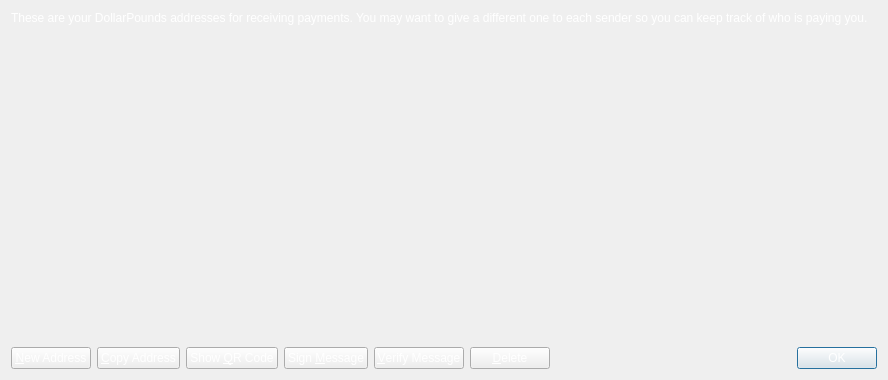
<?xml version="1.0" encoding="UTF-8"?>
<ui version="4.0">
 <class>AddressBookPage</class>
 <widget class="QWidget" name="AddressBookPage">
  <property name="geometry">
   <rect>
    <x>0</x>
    <y>0</y>
    <width>888</width>
    <height>380</height>
   </rect>
  </property>
  <property name="palette">
   <palette>
    <active>
     <colorrole role="WindowText">
      <brush brushstyle="SolidPattern">
       <color alpha="255">
        <red>255</red>
        <green>255</green>
        <blue>255</blue>
       </color>
      </brush>
     </colorrole>
     <colorrole role="Text">
      <brush brushstyle="SolidPattern">
       <color alpha="255">
        <red>255</red>
        <green>255</green>
        <blue>255</blue>
       </color>
      </brush>
     </colorrole>
     <colorrole role="ButtonText">
      <brush brushstyle="SolidPattern">
       <color alpha="255">
        <red>255</red>
        <green>255</green>
        <blue>255</blue>
       </color>
      </brush>
     </colorrole>
     <colorrole role="Highlight">
      <brush brushstyle="SolidPattern">
       <color alpha="255">
        <red>255</red>
        <green>255</green>
        <blue>255</blue>
       </color>
      </brush>
     </colorrole>
    </active>
    <inactive>
     <colorrole role="WindowText">
      <brush brushstyle="SolidPattern">
       <color alpha="255">
        <red>255</red>
        <green>255</green>
        <blue>255</blue>
       </color>
      </brush>
     </colorrole>
     <colorrole role="Text">
      <brush brushstyle="SolidPattern">
       <color alpha="255">
        <red>255</red>
        <green>255</green>
        <blue>255</blue>
       </color>
      </brush>
     </colorrole>
     <colorrole role="ButtonText">
      <brush brushstyle="SolidPattern">
       <color alpha="255">
        <red>255</red>
        <green>255</green>
        <blue>255</blue>
       </color>
      </brush>
     </colorrole>
     <colorrole role="Highlight">
      <brush brushstyle="SolidPattern">
       <color alpha="255">
        <red>255</red>
        <green>255</green>
        <blue>255</blue>
       </color>
      </brush>
     </colorrole>
    </inactive>
    <disabled>
     <colorrole role="WindowText">
      <brush brushstyle="SolidPattern">
       <color alpha="255">
        <red>255</red>
        <green>255</green>
        <blue>255</blue>
       </color>
      </brush>
     </colorrole>
     <colorrole role="Text">
      <brush brushstyle="SolidPattern">
       <color alpha="255">
        <red>255</red>
        <green>255</green>
        <blue>255</blue>
       </color>
      </brush>
     </colorrole>
     <colorrole role="ButtonText">
      <brush brushstyle="SolidPattern">
       <color alpha="255">
        <red>255</red>
        <green>255</green>
        <blue>255</blue>
       </color>
      </brush>
     </colorrole>
     <colorrole role="Highlight">
      <brush brushstyle="SolidPattern">
       <color alpha="255">
        <red>195</red>
        <green>195</green>
        <blue>195</blue>
       </color>
      </brush>
     </colorrole>
    </disabled>
   </palette>
  </property>
  <property name="windowTitle">
   <string>Address Book</string>
  </property>
  <property name="styleSheet">
   <string notr="true">background-image: url(:/images/back);
color: rgb(255, 255, 255);</string>
  </property>
  <layout class="QVBoxLayout" name="verticalLayout">
   <item>
    <widget class="QLabel" name="labelExplanation">
     <property name="palette">
      <palette>
       <active>
        <colorrole role="WindowText">
         <brush brushstyle="SolidPattern">
          <color alpha="255">
           <red>255</red>
           <green>255</green>
           <blue>255</blue>
          </color>
         </brush>
        </colorrole>
        <colorrole role="Text">
         <brush brushstyle="SolidPattern">
          <color alpha="255">
           <red>255</red>
           <green>255</green>
           <blue>255</blue>
          </color>
         </brush>
        </colorrole>
        <colorrole role="ButtonText">
         <brush brushstyle="SolidPattern">
          <color alpha="255">
           <red>255</red>
           <green>255</green>
           <blue>255</blue>
          </color>
         </brush>
        </colorrole>
       </active>
       <inactive>
        <colorrole role="WindowText">
         <brush brushstyle="SolidPattern">
          <color alpha="255">
           <red>255</red>
           <green>255</green>
           <blue>255</blue>
          </color>
         </brush>
        </colorrole>
        <colorrole role="Text">
         <brush brushstyle="SolidPattern">
          <color alpha="255">
           <red>255</red>
           <green>255</green>
           <blue>255</blue>
          </color>
         </brush>
        </colorrole>
        <colorrole role="ButtonText">
         <brush brushstyle="SolidPattern">
          <color alpha="255">
           <red>255</red>
           <green>255</green>
           <blue>255</blue>
          </color>
         </brush>
        </colorrole>
       </inactive>
       <disabled>
        <colorrole role="WindowText">
         <brush brushstyle="SolidPattern">
          <color alpha="255">
           <red>255</red>
           <green>255</green>
           <blue>255</blue>
          </color>
         </brush>
        </colorrole>
        <colorrole role="Text">
         <brush brushstyle="SolidPattern">
          <color alpha="255">
           <red>255</red>
           <green>255</green>
           <blue>255</blue>
          </color>
         </brush>
        </colorrole>
        <colorrole role="ButtonText">
         <brush brushstyle="SolidPattern">
          <color alpha="255">
           <red>255</red>
           <green>255</green>
           <blue>255</blue>
          </color>
         </brush>
        </colorrole>
       </disabled>
      </palette>
     </property>
     <property name="text">
      <string>These are your DollarPounds addresses for receiving payments. You may want to give a different one to each sender so you can keep track of who is paying you.</string>
     </property>
     <property name="textFormat">
      <enum>Qt::PlainText</enum>
     </property>
     <property name="wordWrap">
      <bool>true</bool>
     </property>
    </widget>
   </item>
   <item>
    <widget class="QTableView" name="tableView">
     <property name="palette">
      <palette>
       <active>
        <colorrole role="WindowText">
         <brush brushstyle="SolidPattern">
          <color alpha="255">
           <red>255</red>
           <green>255</green>
           <blue>255</blue>
          </color>
         </brush>
        </colorrole>
        <colorrole role="Button">
         <brush brushstyle="SolidPattern">
          <color alpha="0">
           <red>0</red>
           <green>0</green>
           <blue>0</blue>
          </color>
         </brush>
        </colorrole>
        <colorrole role="Midlight">
         <brush brushstyle="SolidPattern">
          <color alpha="255">
           <red>255</red>
           <green>255</green>
           <blue>255</blue>
          </color>
         </brush>
        </colorrole>
        <colorrole role="Dark">
         <brush brushstyle="SolidPattern">
          <color alpha="255">
           <red>255</red>
           <green>255</green>
           <blue>255</blue>
          </color>
         </brush>
        </colorrole>
        <colorrole role="Mid">
         <brush brushstyle="SolidPattern">
          <color alpha="255">
           <red>255</red>
           <green>255</green>
           <blue>255</blue>
          </color>
         </brush>
        </colorrole>
        <colorrole role="Text">
         <brush brushstyle="SolidPattern">
          <color alpha="255">
           <red>255</red>
           <green>255</green>
           <blue>255</blue>
          </color>
         </brush>
        </colorrole>
        <colorrole role="ButtonText">
         <brush brushstyle="SolidPattern">
          <color alpha="255">
           <red>255</red>
           <green>255</green>
           <blue>255</blue>
          </color>
         </brush>
        </colorrole>
        <colorrole role="Base">
         <brush brushstyle="NoBrush">
          <color alpha="255">
           <red>0</red>
           <green>0</green>
           <blue>0</blue>
          </color>
         </brush>
        </colorrole>
        <colorrole role="Window">
         <brush brushstyle="SolidPattern">
          <color alpha="0">
           <red>0</red>
           <green>0</green>
           <blue>0</blue>
          </color>
         </brush>
        </colorrole>
        <colorrole role="Highlight">
         <brush brushstyle="SolidPattern">
          <color alpha="0">
           <red>255</red>
           <green>255</green>
           <blue>255</blue>
          </color>
         </brush>
        </colorrole>
        <colorrole role="HighlightedText">
         <brush brushstyle="SolidPattern">
          <color alpha="255">
           <red>170</red>
           <green>0</green>
           <blue>0</blue>
          </color>
         </brush>
        </colorrole>
        <colorrole role="AlternateBase">
         <brush brushstyle="SolidPattern">
          <color alpha="0">
           <red>255</red>
           <green>255</green>
           <blue>255</blue>
          </color>
         </brush>
        </colorrole>
       </active>
       <inactive>
        <colorrole role="WindowText">
         <brush brushstyle="SolidPattern">
          <color alpha="255">
           <red>255</red>
           <green>255</green>
           <blue>255</blue>
          </color>
         </brush>
        </colorrole>
        <colorrole role="Button">
         <brush brushstyle="SolidPattern">
          <color alpha="0">
           <red>0</red>
           <green>0</green>
           <blue>0</blue>
          </color>
         </brush>
        </colorrole>
        <colorrole role="Midlight">
         <brush brushstyle="SolidPattern">
          <color alpha="255">
           <red>255</red>
           <green>255</green>
           <blue>255</blue>
          </color>
         </brush>
        </colorrole>
        <colorrole role="Dark">
         <brush brushstyle="SolidPattern">
          <color alpha="255">
           <red>255</red>
           <green>255</green>
           <blue>255</blue>
          </color>
         </brush>
        </colorrole>
        <colorrole role="Mid">
         <brush brushstyle="SolidPattern">
          <color alpha="255">
           <red>255</red>
           <green>255</green>
           <blue>255</blue>
          </color>
         </brush>
        </colorrole>
        <colorrole role="Text">
         <brush brushstyle="SolidPattern">
          <color alpha="255">
           <red>255</red>
           <green>255</green>
           <blue>255</blue>
          </color>
         </brush>
        </colorrole>
        <colorrole role="ButtonText">
         <brush brushstyle="SolidPattern">
          <color alpha="255">
           <red>255</red>
           <green>255</green>
           <blue>255</blue>
          </color>
         </brush>
        </colorrole>
        <colorrole role="Base">
         <brush brushstyle="NoBrush">
          <color alpha="255">
           <red>0</red>
           <green>0</green>
           <blue>0</blue>
          </color>
         </brush>
        </colorrole>
        <colorrole role="Window">
         <brush brushstyle="SolidPattern">
          <color alpha="0">
           <red>0</red>
           <green>0</green>
           <blue>0</blue>
          </color>
         </brush>
        </colorrole>
        <colorrole role="Highlight">
         <brush brushstyle="SolidPattern">
          <color alpha="0">
           <red>255</red>
           <green>255</green>
           <blue>255</blue>
          </color>
         </brush>
        </colorrole>
        <colorrole role="HighlightedText">
         <brush brushstyle="SolidPattern">
          <color alpha="255">
           <red>170</red>
           <green>0</green>
           <blue>0</blue>
          </color>
         </brush>
        </colorrole>
        <colorrole role="AlternateBase">
         <brush brushstyle="SolidPattern">
          <color alpha="0">
           <red>255</red>
           <green>255</green>
           <blue>255</blue>
          </color>
         </brush>
        </colorrole>
       </inactive>
       <disabled>
        <colorrole role="WindowText">
         <brush brushstyle="SolidPattern">
          <color alpha="255">
           <red>255</red>
           <green>255</green>
           <blue>255</blue>
          </color>
         </brush>
        </colorrole>
        <colorrole role="Button">
         <brush brushstyle="SolidPattern">
          <color alpha="0">
           <red>0</red>
           <green>0</green>
           <blue>0</blue>
          </color>
         </brush>
        </colorrole>
        <colorrole role="Midlight">
         <brush brushstyle="SolidPattern">
          <color alpha="255">
           <red>255</red>
           <green>255</green>
           <blue>255</blue>
          </color>
         </brush>
        </colorrole>
        <colorrole role="Dark">
         <brush brushstyle="SolidPattern">
          <color alpha="255">
           <red>255</red>
           <green>255</green>
           <blue>255</blue>
          </color>
         </brush>
        </colorrole>
        <colorrole role="Mid">
         <brush brushstyle="SolidPattern">
          <color alpha="255">
           <red>255</red>
           <green>255</green>
           <blue>255</blue>
          </color>
         </brush>
        </colorrole>
        <colorrole role="Text">
         <brush brushstyle="SolidPattern">
          <color alpha="255">
           <red>255</red>
           <green>255</green>
           <blue>255</blue>
          </color>
         </brush>
        </colorrole>
        <colorrole role="ButtonText">
         <brush brushstyle="SolidPattern">
          <color alpha="255">
           <red>255</red>
           <green>255</green>
           <blue>255</blue>
          </color>
         </brush>
        </colorrole>
        <colorrole role="Base">
         <brush brushstyle="NoBrush">
          <color alpha="255">
           <red>0</red>
           <green>0</green>
           <blue>0</blue>
          </color>
         </brush>
        </colorrole>
        <colorrole role="Window">
         <brush brushstyle="SolidPattern">
          <color alpha="0">
           <red>0</red>
           <green>0</green>
           <blue>0</blue>
          </color>
         </brush>
        </colorrole>
        <colorrole role="Highlight">
         <brush brushstyle="SolidPattern">
          <color alpha="0">
           <red>255</red>
           <green>255</green>
           <blue>255</blue>
          </color>
         </brush>
        </colorrole>
        <colorrole role="HighlightedText">
         <brush brushstyle="SolidPattern">
          <color alpha="255">
           <red>170</red>
           <green>0</green>
           <blue>0</blue>
          </color>
         </brush>
        </colorrole>
        <colorrole role="AlternateBase">
         <brush brushstyle="SolidPattern">
          <color alpha="0">
           <red>255</red>
           <green>255</green>
           <blue>255</blue>
          </color>
         </brush>
        </colorrole>
       </disabled>
      </palette>
     </property>
     <property name="contextMenuPolicy">
      <enum>Qt::CustomContextMenu</enum>
     </property>
     <property name="toolTip">
      <string>&lt;html&gt;&lt;head/&gt;&lt;body&gt;&lt;p&gt;&lt;span style=&quot; color:#ff0000;&quot;&gt;Double-click to edit address or label&lt;/span&gt;&lt;/p&gt;&lt;/body&gt;&lt;/html&gt;</string>
     </property>
     <property name="autoFillBackground">
      <bool>true</bool>
     </property>
     <property name="styleSheet">
      <string notr="true">background: transparent;
color: rgb(255, 255, 255);</string>
     </property>
     <property name="tabKeyNavigation">
      <bool>false</bool>
     </property>
     <property name="alternatingRowColors">
      <bool>true</bool>
     </property>
     <property name="selectionMode">
      <enum>QAbstractItemView::SingleSelection</enum>
     </property>
     <property name="selectionBehavior">
      <enum>QAbstractItemView::SelectRows</enum>
     </property>
     <property name="sortingEnabled">
      <bool>true</bool>
     </property>
     <attribute name="verticalHeaderVisible">
      <bool>false</bool>
     </attribute>
    </widget>
   </item>
   <item>
    <layout class="QHBoxLayout" name="horizontalLayout">
     <item>
      <widget class="QPushButton" name="newAddressButton">
       <property name="palette">
        <palette>
         <active>
          <colorrole role="WindowText">
           <brush brushstyle="SolidPattern">
            <color alpha="255">
             <red>255</red>
             <green>255</green>
             <blue>255</blue>
            </color>
           </brush>
          </colorrole>
          <colorrole role="Text">
           <brush brushstyle="SolidPattern">
            <color alpha="255">
             <red>255</red>
             <green>255</green>
             <blue>255</blue>
            </color>
           </brush>
          </colorrole>
          <colorrole role="ButtonText">
           <brush brushstyle="SolidPattern">
            <color alpha="255">
             <red>255</red>
             <green>255</green>
             <blue>255</blue>
            </color>
           </brush>
          </colorrole>
          <colorrole role="Highlight">
           <brush brushstyle="SolidPattern">
            <color alpha="255">
             <red>170</red>
             <green>0</green>
             <blue>0</blue>
            </color>
           </brush>
          </colorrole>
         </active>
         <inactive>
          <colorrole role="WindowText">
           <brush brushstyle="SolidPattern">
            <color alpha="255">
             <red>255</red>
             <green>255</green>
             <blue>255</blue>
            </color>
           </brush>
          </colorrole>
          <colorrole role="Text">
           <brush brushstyle="SolidPattern">
            <color alpha="255">
             <red>255</red>
             <green>255</green>
             <blue>255</blue>
            </color>
           </brush>
          </colorrole>
          <colorrole role="ButtonText">
           <brush brushstyle="SolidPattern">
            <color alpha="255">
             <red>255</red>
             <green>255</green>
             <blue>255</blue>
            </color>
           </brush>
          </colorrole>
          <colorrole role="Highlight">
           <brush brushstyle="SolidPattern">
            <color alpha="255">
             <red>170</red>
             <green>0</green>
             <blue>0</blue>
            </color>
           </brush>
          </colorrole>
         </inactive>
         <disabled>
          <colorrole role="WindowText">
           <brush brushstyle="SolidPattern">
            <color alpha="255">
             <red>255</red>
             <green>255</green>
             <blue>255</blue>
            </color>
           </brush>
          </colorrole>
          <colorrole role="Text">
           <brush brushstyle="SolidPattern">
            <color alpha="255">
             <red>255</red>
             <green>255</green>
             <blue>255</blue>
            </color>
           </brush>
          </colorrole>
          <colorrole role="ButtonText">
           <brush brushstyle="SolidPattern">
            <color alpha="255">
             <red>255</red>
             <green>255</green>
             <blue>255</blue>
            </color>
           </brush>
          </colorrole>
          <colorrole role="Highlight">
           <brush brushstyle="SolidPattern">
            <color alpha="255">
             <red>195</red>
             <green>195</green>
             <blue>195</blue>
            </color>
           </brush>
          </colorrole>
         </disabled>
        </palette>
       </property>
       <property name="toolTip">
        <string>Create a new address</string>
       </property>
       <property name="text">
        <string>&amp;New Address</string>
       </property>
       <property name="icon">
        <iconset resource="../bitcoin.qrc">
         <normaloff>:/icons/add</normaloff>:/icons/add</iconset>
       </property>
      </widget>
     </item>
     <item>
      <widget class="QPushButton" name="copyToClipboard">
       <property name="palette">
        <palette>
         <active>
          <colorrole role="WindowText">
           <brush brushstyle="SolidPattern">
            <color alpha="255">
             <red>255</red>
             <green>255</green>
             <blue>255</blue>
            </color>
           </brush>
          </colorrole>
          <colorrole role="Text">
           <brush brushstyle="SolidPattern">
            <color alpha="255">
             <red>255</red>
             <green>255</green>
             <blue>255</blue>
            </color>
           </brush>
          </colorrole>
          <colorrole role="ButtonText">
           <brush brushstyle="SolidPattern">
            <color alpha="255">
             <red>255</red>
             <green>255</green>
             <blue>255</blue>
            </color>
           </brush>
          </colorrole>
         </active>
         <inactive>
          <colorrole role="WindowText">
           <brush brushstyle="SolidPattern">
            <color alpha="255">
             <red>255</red>
             <green>255</green>
             <blue>255</blue>
            </color>
           </brush>
          </colorrole>
          <colorrole role="Text">
           <brush brushstyle="SolidPattern">
            <color alpha="255">
             <red>255</red>
             <green>255</green>
             <blue>255</blue>
            </color>
           </brush>
          </colorrole>
          <colorrole role="ButtonText">
           <brush brushstyle="SolidPattern">
            <color alpha="255">
             <red>255</red>
             <green>255</green>
             <blue>255</blue>
            </color>
           </brush>
          </colorrole>
         </inactive>
         <disabled>
          <colorrole role="WindowText">
           <brush brushstyle="SolidPattern">
            <color alpha="255">
             <red>255</red>
             <green>255</green>
             <blue>255</blue>
            </color>
           </brush>
          </colorrole>
          <colorrole role="Text">
           <brush brushstyle="SolidPattern">
            <color alpha="255">
             <red>255</red>
             <green>255</green>
             <blue>255</blue>
            </color>
           </brush>
          </colorrole>
          <colorrole role="ButtonText">
           <brush brushstyle="SolidPattern">
            <color alpha="255">
             <red>255</red>
             <green>255</green>
             <blue>255</blue>
            </color>
           </brush>
          </colorrole>
         </disabled>
        </palette>
       </property>
       <property name="toolTip">
        <string>Copy the currently selected address to the system clipboard</string>
       </property>
       <property name="text">
        <string>&amp;Copy Address</string>
       </property>
       <property name="icon">
        <iconset resource="../bitcoin.qrc">
         <normaloff>:/icons/editcopy</normaloff>:/icons/editcopy</iconset>
       </property>
      </widget>
     </item>
     <item>
      <widget class="QPushButton" name="showQRCode">
       <property name="palette">
        <palette>
         <active>
          <colorrole role="WindowText">
           <brush brushstyle="SolidPattern">
            <color alpha="255">
             <red>255</red>
             <green>255</green>
             <blue>255</blue>
            </color>
           </brush>
          </colorrole>
          <colorrole role="Text">
           <brush brushstyle="SolidPattern">
            <color alpha="255">
             <red>255</red>
             <green>255</green>
             <blue>255</blue>
            </color>
           </brush>
          </colorrole>
          <colorrole role="ButtonText">
           <brush brushstyle="SolidPattern">
            <color alpha="255">
             <red>255</red>
             <green>255</green>
             <blue>255</blue>
            </color>
           </brush>
          </colorrole>
         </active>
         <inactive>
          <colorrole role="WindowText">
           <brush brushstyle="SolidPattern">
            <color alpha="255">
             <red>255</red>
             <green>255</green>
             <blue>255</blue>
            </color>
           </brush>
          </colorrole>
          <colorrole role="Text">
           <brush brushstyle="SolidPattern">
            <color alpha="255">
             <red>255</red>
             <green>255</green>
             <blue>255</blue>
            </color>
           </brush>
          </colorrole>
          <colorrole role="ButtonText">
           <brush brushstyle="SolidPattern">
            <color alpha="255">
             <red>255</red>
             <green>255</green>
             <blue>255</blue>
            </color>
           </brush>
          </colorrole>
         </inactive>
         <disabled>
          <colorrole role="WindowText">
           <brush brushstyle="SolidPattern">
            <color alpha="255">
             <red>255</red>
             <green>255</green>
             <blue>255</blue>
            </color>
           </brush>
          </colorrole>
          <colorrole role="Text">
           <brush brushstyle="SolidPattern">
            <color alpha="255">
             <red>255</red>
             <green>255</green>
             <blue>255</blue>
            </color>
           </brush>
          </colorrole>
          <colorrole role="ButtonText">
           <brush brushstyle="SolidPattern">
            <color alpha="255">
             <red>255</red>
             <green>255</green>
             <blue>255</blue>
            </color>
           </brush>
          </colorrole>
         </disabled>
        </palette>
       </property>
       <property name="text">
        <string>Show &amp;QR Code</string>
       </property>
       <property name="icon">
        <iconset resource="../bitcoin.qrc">
         <normaloff>:/icons/qrcode</normaloff>:/icons/qrcode</iconset>
       </property>
      </widget>
     </item>
     <item>
      <widget class="QPushButton" name="signMessage">
       <property name="palette">
        <palette>
         <active>
          <colorrole role="WindowText">
           <brush brushstyle="SolidPattern">
            <color alpha="255">
             <red>255</red>
             <green>255</green>
             <blue>255</blue>
            </color>
           </brush>
          </colorrole>
          <colorrole role="Text">
           <brush brushstyle="SolidPattern">
            <color alpha="255">
             <red>255</red>
             <green>255</green>
             <blue>255</blue>
            </color>
           </brush>
          </colorrole>
          <colorrole role="ButtonText">
           <brush brushstyle="SolidPattern">
            <color alpha="255">
             <red>255</red>
             <green>255</green>
             <blue>255</blue>
            </color>
           </brush>
          </colorrole>
         </active>
         <inactive>
          <colorrole role="WindowText">
           <brush brushstyle="SolidPattern">
            <color alpha="255">
             <red>255</red>
             <green>255</green>
             <blue>255</blue>
            </color>
           </brush>
          </colorrole>
          <colorrole role="Text">
           <brush brushstyle="SolidPattern">
            <color alpha="255">
             <red>255</red>
             <green>255</green>
             <blue>255</blue>
            </color>
           </brush>
          </colorrole>
          <colorrole role="ButtonText">
           <brush brushstyle="SolidPattern">
            <color alpha="255">
             <red>255</red>
             <green>255</green>
             <blue>255</blue>
            </color>
           </brush>
          </colorrole>
         </inactive>
         <disabled>
          <colorrole role="WindowText">
           <brush brushstyle="SolidPattern">
            <color alpha="255">
             <red>255</red>
             <green>255</green>
             <blue>255</blue>
            </color>
           </brush>
          </colorrole>
          <colorrole role="Text">
           <brush brushstyle="SolidPattern">
            <color alpha="255">
             <red>255</red>
             <green>255</green>
             <blue>255</blue>
            </color>
           </brush>
          </colorrole>
          <colorrole role="ButtonText">
           <brush brushstyle="SolidPattern">
            <color alpha="255">
             <red>255</red>
             <green>255</green>
             <blue>255</blue>
            </color>
           </brush>
          </colorrole>
         </disabled>
        </palette>
       </property>
       <property name="toolTip">
        <string>Sign a message to prove you own a DollarPounds address</string>
       </property>
       <property name="text">
        <string>Sign &amp;Message</string>
       </property>
       <property name="icon">
        <iconset resource="../bitcoin.qrc">
         <normaloff>:/icons/edit</normaloff>:/icons/edit</iconset>
       </property>
      </widget>
     </item>
     <item>
      <widget class="QPushButton" name="verifyMessage">
       <property name="palette">
        <palette>
         <active>
          <colorrole role="WindowText">
           <brush brushstyle="SolidPattern">
            <color alpha="255">
             <red>255</red>
             <green>255</green>
             <blue>255</blue>
            </color>
           </brush>
          </colorrole>
          <colorrole role="Text">
           <brush brushstyle="SolidPattern">
            <color alpha="255">
             <red>255</red>
             <green>255</green>
             <blue>255</blue>
            </color>
           </brush>
          </colorrole>
          <colorrole role="ButtonText">
           <brush brushstyle="SolidPattern">
            <color alpha="255">
             <red>255</red>
             <green>255</green>
             <blue>255</blue>
            </color>
           </brush>
          </colorrole>
         </active>
         <inactive>
          <colorrole role="WindowText">
           <brush brushstyle="SolidPattern">
            <color alpha="255">
             <red>255</red>
             <green>255</green>
             <blue>255</blue>
            </color>
           </brush>
          </colorrole>
          <colorrole role="Text">
           <brush brushstyle="SolidPattern">
            <color alpha="255">
             <red>255</red>
             <green>255</green>
             <blue>255</blue>
            </color>
           </brush>
          </colorrole>
          <colorrole role="ButtonText">
           <brush brushstyle="SolidPattern">
            <color alpha="255">
             <red>255</red>
             <green>255</green>
             <blue>255</blue>
            </color>
           </brush>
          </colorrole>
         </inactive>
         <disabled>
          <colorrole role="WindowText">
           <brush brushstyle="SolidPattern">
            <color alpha="255">
             <red>255</red>
             <green>255</green>
             <blue>255</blue>
            </color>
           </brush>
          </colorrole>
          <colorrole role="Text">
           <brush brushstyle="SolidPattern">
            <color alpha="255">
             <red>255</red>
             <green>255</green>
             <blue>255</blue>
            </color>
           </brush>
          </colorrole>
          <colorrole role="ButtonText">
           <brush brushstyle="SolidPattern">
            <color alpha="255">
             <red>255</red>
             <green>255</green>
             <blue>255</blue>
            </color>
           </brush>
          </colorrole>
         </disabled>
        </palette>
       </property>
       <property name="toolTip">
        <string>Verify a message to ensure it was signed with a specified DollarPounds address</string>
       </property>
       <property name="text">
        <string>&amp;Verify Message</string>
       </property>
       <property name="icon">
        <iconset resource="../bitcoin.qrc">
         <normaloff>:/icons/transaction_0</normaloff>:/icons/transaction_0</iconset>
       </property>
      </widget>
     </item>
     <item>
      <widget class="QPushButton" name="deleteButton">
       <property name="palette">
        <palette>
         <active>
          <colorrole role="WindowText">
           <brush brushstyle="SolidPattern">
            <color alpha="255">
             <red>255</red>
             <green>255</green>
             <blue>255</blue>
            </color>
           </brush>
          </colorrole>
          <colorrole role="Text">
           <brush brushstyle="SolidPattern">
            <color alpha="255">
             <red>255</red>
             <green>255</green>
             <blue>255</blue>
            </color>
           </brush>
          </colorrole>
          <colorrole role="ButtonText">
           <brush brushstyle="SolidPattern">
            <color alpha="255">
             <red>255</red>
             <green>255</green>
             <blue>255</blue>
            </color>
           </brush>
          </colorrole>
          <colorrole role="Highlight">
           <brush brushstyle="SolidPattern">
            <color alpha="255">
             <red>170</red>
             <green>0</green>
             <blue>0</blue>
            </color>
           </brush>
          </colorrole>
         </active>
         <inactive>
          <colorrole role="WindowText">
           <brush brushstyle="SolidPattern">
            <color alpha="255">
             <red>255</red>
             <green>255</green>
             <blue>255</blue>
            </color>
           </brush>
          </colorrole>
          <colorrole role="Text">
           <brush brushstyle="SolidPattern">
            <color alpha="255">
             <red>255</red>
             <green>255</green>
             <blue>255</blue>
            </color>
           </brush>
          </colorrole>
          <colorrole role="ButtonText">
           <brush brushstyle="SolidPattern">
            <color alpha="255">
             <red>255</red>
             <green>255</green>
             <blue>255</blue>
            </color>
           </brush>
          </colorrole>
          <colorrole role="Highlight">
           <brush brushstyle="SolidPattern">
            <color alpha="255">
             <red>170</red>
             <green>0</green>
             <blue>0</blue>
            </color>
           </brush>
          </colorrole>
         </inactive>
         <disabled>
          <colorrole role="WindowText">
           <brush brushstyle="SolidPattern">
            <color alpha="255">
             <red>255</red>
             <green>255</green>
             <blue>255</blue>
            </color>
           </brush>
          </colorrole>
          <colorrole role="Text">
           <brush brushstyle="SolidPattern">
            <color alpha="255">
             <red>255</red>
             <green>255</green>
             <blue>255</blue>
            </color>
           </brush>
          </colorrole>
          <colorrole role="ButtonText">
           <brush brushstyle="SolidPattern">
            <color alpha="255">
             <red>255</red>
             <green>255</green>
             <blue>255</blue>
            </color>
           </brush>
          </colorrole>
          <colorrole role="Highlight">
           <brush brushstyle="SolidPattern">
            <color alpha="255">
             <red>195</red>
             <green>195</green>
             <blue>195</blue>
            </color>
           </brush>
          </colorrole>
         </disabled>
        </palette>
       </property>
       <property name="toolTip">
        <string>Delete the currently selected address from the list</string>
       </property>
       <property name="text">
        <string>&amp;Delete</string>
       </property>
       <property name="icon">
        <iconset resource="../bitcoin.qrc">
         <normaloff>:/icons/remove</normaloff>:/icons/remove</iconset>
       </property>
      </widget>
     </item>
     <item>
      <spacer name="horizontalSpacer">
       <property name="orientation">
        <enum>Qt::Horizontal</enum>
       </property>
       <property name="sizeHint" stdset="0">
        <size>
         <width>40</width>
         <height>20</height>
        </size>
       </property>
      </spacer>
     </item>
     <item>
      <widget class="QDialogButtonBox" name="buttonBox">
       <property name="sizePolicy">
        <sizepolicy hsizetype="Maximum" vsizetype="Fixed">
         <horstretch>0</horstretch>
         <verstretch>0</verstretch>
        </sizepolicy>
       </property>
       <property name="palette">
        <palette>
         <active>
          <colorrole role="WindowText">
           <brush brushstyle="SolidPattern">
            <color alpha="255">
             <red>255</red>
             <green>255</green>
             <blue>255</blue>
            </color>
           </brush>
          </colorrole>
          <colorrole role="Button">
           <brush brushstyle="SolidPattern">
            <color alpha="255">
             <red>255</red>
             <green>255</green>
             <blue>255</blue>
            </color>
           </brush>
          </colorrole>
          <colorrole role="Midlight">
           <brush brushstyle="SolidPattern">
            <color alpha="255">
             <red>255</red>
             <green>255</green>
             <blue>255</blue>
            </color>
           </brush>
          </colorrole>
          <colorrole role="Dark">
           <brush brushstyle="SolidPattern">
            <color alpha="255">
             <red>255</red>
             <green>255</green>
             <blue>255</blue>
            </color>
           </brush>
          </colorrole>
          <colorrole role="Mid">
           <brush brushstyle="SolidPattern">
            <color alpha="255">
             <red>255</red>
             <green>255</green>
             <blue>255</blue>
            </color>
           </brush>
          </colorrole>
          <colorrole role="Text">
           <brush brushstyle="SolidPattern">
            <color alpha="255">
             <red>255</red>
             <green>255</green>
             <blue>255</blue>
            </color>
           </brush>
          </colorrole>
          <colorrole role="ButtonText">
           <brush brushstyle="SolidPattern">
            <color alpha="255">
             <red>255</red>
             <green>255</green>
             <blue>255</blue>
            </color>
           </brush>
          </colorrole>
          <colorrole role="Base">
           <brush brushstyle="SolidPattern">
            <color alpha="255">
             <red>255</red>
             <green>255</green>
             <blue>255</blue>
            </color>
           </brush>
          </colorrole>
          <colorrole role="Window">
           <brush brushstyle="SolidPattern">
            <color alpha="255">
             <red>255</red>
             <green>255</green>
             <blue>255</blue>
            </color>
           </brush>
          </colorrole>
          <colorrole role="Shadow">
           <brush brushstyle="SolidPattern">
            <color alpha="255">
             <red>255</red>
             <green>255</green>
             <blue>255</blue>
            </color>
           </brush>
          </colorrole>
          <colorrole role="Highlight">
           <brush brushstyle="SolidPattern">
            <color alpha="255">
             <red>170</red>
             <green>0</green>
             <blue>0</blue>
            </color>
           </brush>
          </colorrole>
          <colorrole role="ToolTipText">
           <brush brushstyle="SolidPattern">
            <color alpha="255">
             <red>255</red>
             <green>255</green>
             <blue>255</blue>
            </color>
           </brush>
          </colorrole>
         </active>
         <inactive>
          <colorrole role="WindowText">
           <brush brushstyle="SolidPattern">
            <color alpha="255">
             <red>255</red>
             <green>255</green>
             <blue>255</blue>
            </color>
           </brush>
          </colorrole>
          <colorrole role="Button">
           <brush brushstyle="SolidPattern">
            <color alpha="255">
             <red>255</red>
             <green>255</green>
             <blue>255</blue>
            </color>
           </brush>
          </colorrole>
          <colorrole role="Midlight">
           <brush brushstyle="SolidPattern">
            <color alpha="255">
             <red>255</red>
             <green>255</green>
             <blue>255</blue>
            </color>
           </brush>
          </colorrole>
          <colorrole role="Dark">
           <brush brushstyle="SolidPattern">
            <color alpha="255">
             <red>255</red>
             <green>255</green>
             <blue>255</blue>
            </color>
           </brush>
          </colorrole>
          <colorrole role="Mid">
           <brush brushstyle="SolidPattern">
            <color alpha="255">
             <red>255</red>
             <green>255</green>
             <blue>255</blue>
            </color>
           </brush>
          </colorrole>
          <colorrole role="Text">
           <brush brushstyle="SolidPattern">
            <color alpha="255">
             <red>255</red>
             <green>255</green>
             <blue>255</blue>
            </color>
           </brush>
          </colorrole>
          <colorrole role="ButtonText">
           <brush brushstyle="SolidPattern">
            <color alpha="255">
             <red>255</red>
             <green>255</green>
             <blue>255</blue>
            </color>
           </brush>
          </colorrole>
          <colorrole role="Base">
           <brush brushstyle="SolidPattern">
            <color alpha="255">
             <red>255</red>
             <green>255</green>
             <blue>255</blue>
            </color>
           </brush>
          </colorrole>
          <colorrole role="Window">
           <brush brushstyle="SolidPattern">
            <color alpha="255">
             <red>255</red>
             <green>255</green>
             <blue>255</blue>
            </color>
           </brush>
          </colorrole>
          <colorrole role="Shadow">
           <brush brushstyle="SolidPattern">
            <color alpha="255">
             <red>255</red>
             <green>255</green>
             <blue>255</blue>
            </color>
           </brush>
          </colorrole>
          <colorrole role="Highlight">
           <brush brushstyle="SolidPattern">
            <color alpha="255">
             <red>170</red>
             <green>0</green>
             <blue>0</blue>
            </color>
           </brush>
          </colorrole>
          <colorrole role="ToolTipText">
           <brush brushstyle="SolidPattern">
            <color alpha="255">
             <red>255</red>
             <green>255</green>
             <blue>255</blue>
            </color>
           </brush>
          </colorrole>
         </inactive>
         <disabled>
          <colorrole role="WindowText">
           <brush brushstyle="SolidPattern">
            <color alpha="255">
             <red>255</red>
             <green>255</green>
             <blue>255</blue>
            </color>
           </brush>
          </colorrole>
          <colorrole role="Button">
           <brush brushstyle="SolidPattern">
            <color alpha="255">
             <red>255</red>
             <green>255</green>
             <blue>255</blue>
            </color>
           </brush>
          </colorrole>
          <colorrole role="Midlight">
           <brush brushstyle="SolidPattern">
            <color alpha="255">
             <red>255</red>
             <green>255</green>
             <blue>255</blue>
            </color>
           </brush>
          </colorrole>
          <colorrole role="Dark">
           <brush brushstyle="SolidPattern">
            <color alpha="255">
             <red>255</red>
             <green>255</green>
             <blue>255</blue>
            </color>
           </brush>
          </colorrole>
          <colorrole role="Mid">
           <brush brushstyle="SolidPattern">
            <color alpha="255">
             <red>255</red>
             <green>255</green>
             <blue>255</blue>
            </color>
           </brush>
          </colorrole>
          <colorrole role="Text">
           <brush brushstyle="SolidPattern">
            <color alpha="255">
             <red>255</red>
             <green>255</green>
             <blue>255</blue>
            </color>
           </brush>
          </colorrole>
          <colorrole role="ButtonText">
           <brush brushstyle="SolidPattern">
            <color alpha="255">
             <red>255</red>
             <green>255</green>
             <blue>255</blue>
            </color>
           </brush>
          </colorrole>
          <colorrole role="Base">
           <brush brushstyle="SolidPattern">
            <color alpha="255">
             <red>255</red>
             <green>255</green>
             <blue>255</blue>
            </color>
           </brush>
          </colorrole>
          <colorrole role="Window">
           <brush brushstyle="SolidPattern">
            <color alpha="255">
             <red>255</red>
             <green>255</green>
             <blue>255</blue>
            </color>
           </brush>
          </colorrole>
          <colorrole role="Shadow">
           <brush brushstyle="SolidPattern">
            <color alpha="255">
             <red>255</red>
             <green>255</green>
             <blue>255</blue>
            </color>
           </brush>
          </colorrole>
          <colorrole role="Highlight">
           <brush brushstyle="SolidPattern">
            <color alpha="255">
             <red>195</red>
             <green>195</green>
             <blue>195</blue>
            </color>
           </brush>
          </colorrole>
          <colorrole role="ToolTipText">
           <brush brushstyle="SolidPattern">
            <color alpha="255">
             <red>255</red>
             <green>255</green>
             <blue>255</blue>
            </color>
           </brush>
          </colorrole>
         </disabled>
        </palette>
       </property>
       <property name="autoFillBackground">
        <bool>false</bool>
       </property>
       <property name="styleSheet">
        <string notr="true">color:rgb(255, 255, 255)</string>
       </property>
       <property name="standardButtons">
        <set>QDialogButtonBox::Ok</set>
       </property>
      </widget>
     </item>
    </layout>
   </item>
  </layout>
 </widget>
 <resources>
  <include location="../bitcoin.qrc"/>
 </resources>
 <connections/>
</ui>
